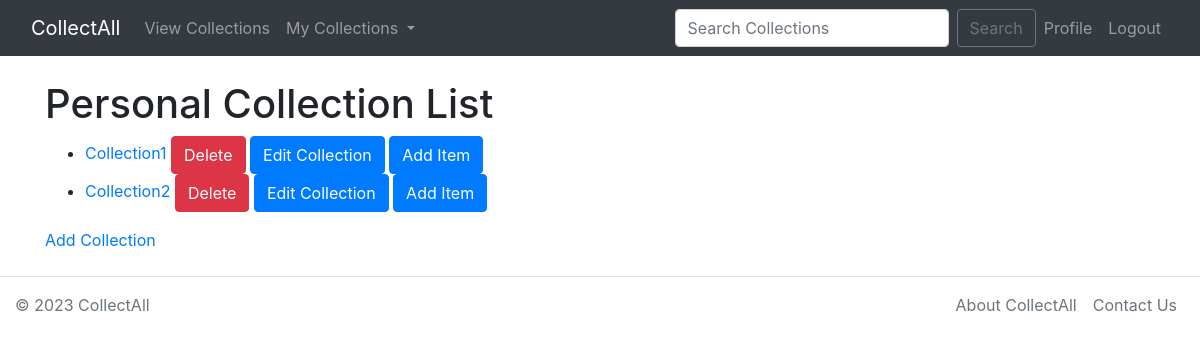
Screenshot of /personal_list/ (signed in) with the database file from the repository.
### CollectAll/models.py (models this page shows, shortened)
class Collection(models.Model):
    name = models.CharField(max_length=200, help_text='Enter a Collection Title')
    private = models.BooleanField()
    favorite = models.BooleanField()
    notes = models.TextField()
    collectionType = models.ForeignKey('CollectionType', on_delete=models.RESTRICT, null=True)
    siteUser = models.ForeignKey('SiteUser', on_delete=models.RESTRICT, null=True)
    parent = models.ForeignKey('Collection', on_delete=models.RESTRICT, null=True, blank=True)
    collection_image = models.ImageField(upload_to='images/', null=True, blank=True)
    categories = models.ManyToManyField('Category', related_name='collections', blank=True)
    comments = models.ManyToManyField('Comment', related_name='collection_comments', blank=True)
    class Meta:
        ordering = ['name']
    def get_absolute_url(self):
        return reverse('collection_detail', args=[str(self.id)])

### CollectAll/views.py (the view)
# urls.py: path('personal_list/', views.PersonalCollectionListView.as_view(), name='personal_list'),
class PersonalCollectionListView(LoginRequiredMixin, generic.ListView):
	model = Collection
	template_name = 'CollectAll/personal_list.html'
	def get_queryset(self):
		return Collection.objects.filter(siteUser=self.request.user).filter(parent=None)

### CollectAll/models.py (called while the page is built)
    def get_absolute_url(self):
        return reverse('profile', args=[str(self.id)])

### CollectAll/templates/CollectAll/personal_list.html (shortened to what this page needs)
{% extends "CollectAll/base.html" %}
{% block content %}
<h1>Personal Collection List</h1>
{% if collection_list %}
<ul>
{% for collection in collection_list %}
        <li>
            <a href="{{ collection.get_absolute_url }}">{{ collection.name }}</a>
        {% if collection.collection_set.all or collection.collectionitem_set.all %}
            Cannot Delete
        {% else %}
            <a href="{% url 'collection_delete' pk=collection.pk %}"
                onclick="return confirm('Are you sure you want to delete?')"
            class="btn btn-danger">Delete</a>
        {% endif %}
            <a href="{% url 'collection_update' pk=collection.pk %}" class="btn btn-primary">Edit Collection</a>
            <a href="{% url 'add_collection_item' pk=collection.pk %}" class="btn btn-primary">Add Item</a>
        </li>
{% endfor %}
</ul>
{% else %}
<p>There are no existing collections.</p>
{% endif %}
    <a class="" href="{% url 'collection_create' %}">Add Collection</a>
{% endblock %}

### rows the page displays
Collection: name "Collection1", shows "Delete"
Collection: name "Collection2", shows "Delete"
